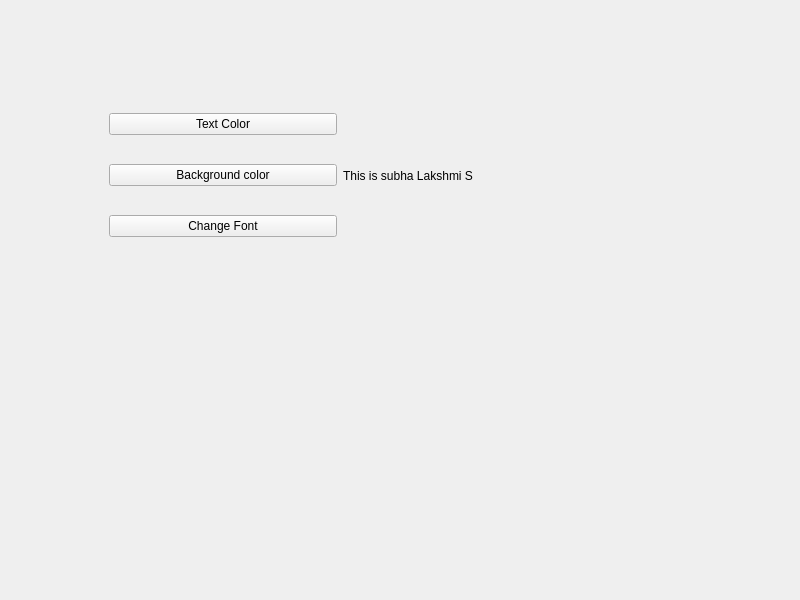
<?xml version="1.0" encoding="UTF-8"?>
<ui version="4.0">
 <class>Widget</class>
 <widget class="QWidget" name="Widget">
  <property name="geometry">
   <rect>
    <x>0</x>
    <y>0</y>
    <width>800</width>
    <height>600</height>
   </rect>
  </property>
  <property name="windowTitle">
   <string>Widget</string>
  </property>
  <widget class="QWidget" name="horizontalLayoutWidget">
   <property name="geometry">
    <rect>
     <x>109</x>
     <y>90</y>
     <width>461</width>
     <height>171</height>
    </rect>
   </property>
   <layout class="QHBoxLayout" name="horizontalLayout">
    <item>
     <layout class="QVBoxLayout" name="verticalLayout_2">
      <item>
       <widget class="QPushButton" name="pushButton_2">
        <property name="text">
         <string>Text Color</string>
        </property>
       </widget>
      </item>
      <item>
       <widget class="QPushButton" name="pushButton">
        <property name="text">
         <string>Background color</string>
        </property>
       </widget>
      </item>
      <item>
       <widget class="QPushButton" name="pushButton_3">
        <property name="text">
         <string>Change Font</string>
        </property>
       </widget>
      </item>
     </layout>
    </item>
    <item>
     <widget class="QLabel" name="label">
      <property name="text">
       <string>This is subha Lakshmi S</string>
      </property>
     </widget>
    </item>
   </layout>
  </widget>
 </widget>
 <resources/>
 <connections/>
</ui>
